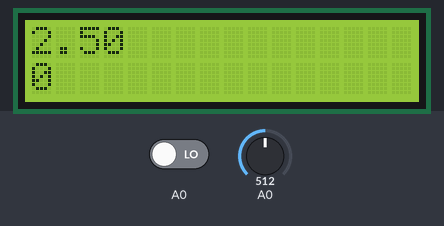
Bench run of a sketch on a simulated Arduino Uno, built with avr-gcc and run on an emulated ATmega328P. On the bench: 16×2 character LCD. Inputs (shaded band) come from the test bench; at power-on: A0 = 512, A0 LOW.

Above: at 1.2 s.
1.3 s: A0 set to 716
At 2.3 s:
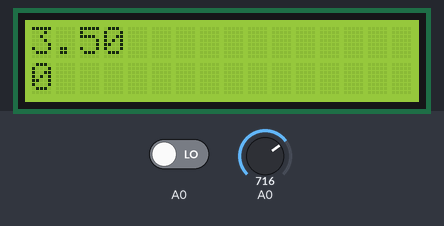
3.0 s: A0 driven HIGH
At 3.7 s:
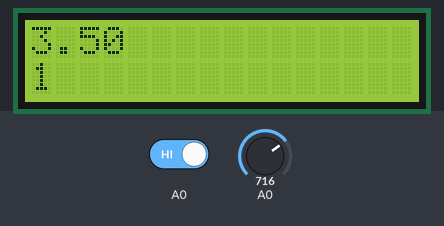
4.5 s: A0 set to 900
At 5.1 s:
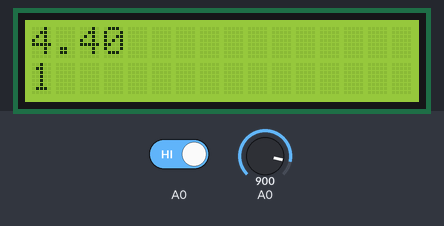
6.0 s: A0 driven LOW
At 6.5 s:
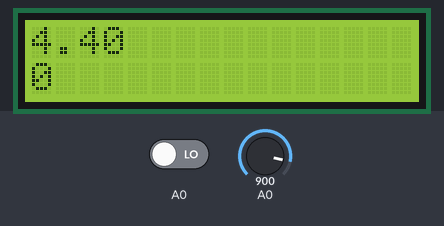
7.5 s: A0 set to 1023
At 7.9 s:
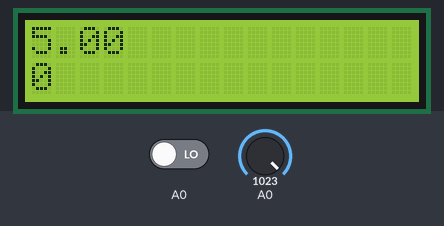
Timing chart, 0 to 10.0 s (numbered marks = the images above; inputs shaded):
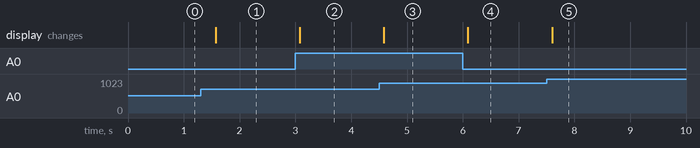

Measured:
- after the input at 1.3 s, the display: changes after 0.27 s (image 1)
- after the input at 3.0 s, the display: changes after 0.08 s (image 2)
- after the input at 4.5 s, the display: changes after 0.09 s (image 3)
- after the input at 6.0 s, the display: changes after 0.09 s (image 4)
- after the input at 7.5 s, the display: changes after 0.10 s (image 5)

The sketch:

ZAD1.ino
```cpp
#include <LiquidCrystal.h>

const int rs = 8, en = 9, d4 = 4, d5 = 5, d6 = 6, d7 = 7;
LiquidCrystal lcd(rs, en, d4, d5, d6, d7);

void setup() {
  lcd.begin(16, 2); //rozdzielczosc
  pinMode(A0,INPUT);
  Serial.begin(9600);
}

void loop() {
  lcd.setCursor(0, 0);
  lcd.print(analogRead(A0)/204.6);
  //lcd.print(wartosc);

  lcd.setCursor(0, 1);
  lcd.print(digitalRead(A0));
  //Serial.println(analogRead(A0)); //1023 = 5v
  delay(300);
}
```
